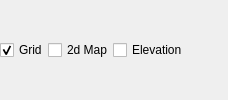
  <widget class="QDockWidget" name="dockWidget_occupancyGridView">
   <property name="windowTitle">
    <string>Occupancy Grid</string>
   </property>
   <attribute name="dockWidgetArea">
    <number>4</number>
   </attribute>
   <widget class="QWidget" name="dockWidgetContents_occupancyGrid">
    <layout class="QVBoxLayout" name="verticalLayout_14" stretch="1,0">
     <property name="spacing">
      <number>0</number>
     </property>
     <property name="leftMargin">
      <number>0</number>
     </property>
     <property name="topMargin">
      <number>0</number>
     </property>
     <property name="rightMargin">
      <number>0</number>
     </property>
     <property name="bottomMargin">
      <number>0</number>
     </property>
     <item>
      <layout class="QVBoxLayout" name="layout_occupancyGridView">
       <property name="spacing">
        <number>0</number>
       </property>
      </layout>
     </item>
     <item>
      <layout class="QHBoxLayout" name="horizontalLayout_8">
       <item>
        <widget class="QCheckBox" name="checkBox_grid_grid">
         <property name="text">
          <string>Grid</string>
         </property>
         <property name="checked">
          <bool>true</bool>
         </property>
        </widget>
       </item>
       <item>
        <widget class="QCheckBox" name="checkBox_grid_2d">
         <property name="text">
          <string>2d Map</string>
         </property>
         <property name="checked">
          <bool>false</bool>
         </property>
        </widget>
       </item>
       <item>
        <widget class="QCheckBox" name="checkBox_grid_elevation">
         <property name="toolTip">
          <string>Available if RTAB-Map is built with GridMap</string>
         </property>
         <property name="text">
          <string>Elevation</string>
         </property>
         <property name="checked">
          <bool>false</bool>
         </property>
         <property name="tristate">
          <bool>true</bool>
         </property>
        </widget>
       </item>
       <item>
        <spacer name="horizontalSpacer_5">
         <property name="orientation">
          <enum>Qt::Horizontal</enum>
         </property>
         <property name="sizeHint" stdset="0">
          <size>
           <width>40</width>
           <height>20</height>
          </size>
         </property>
        </spacer>
       </item>
      </layout>
     </item>
    </layout>
   </widget>
  </widget>
